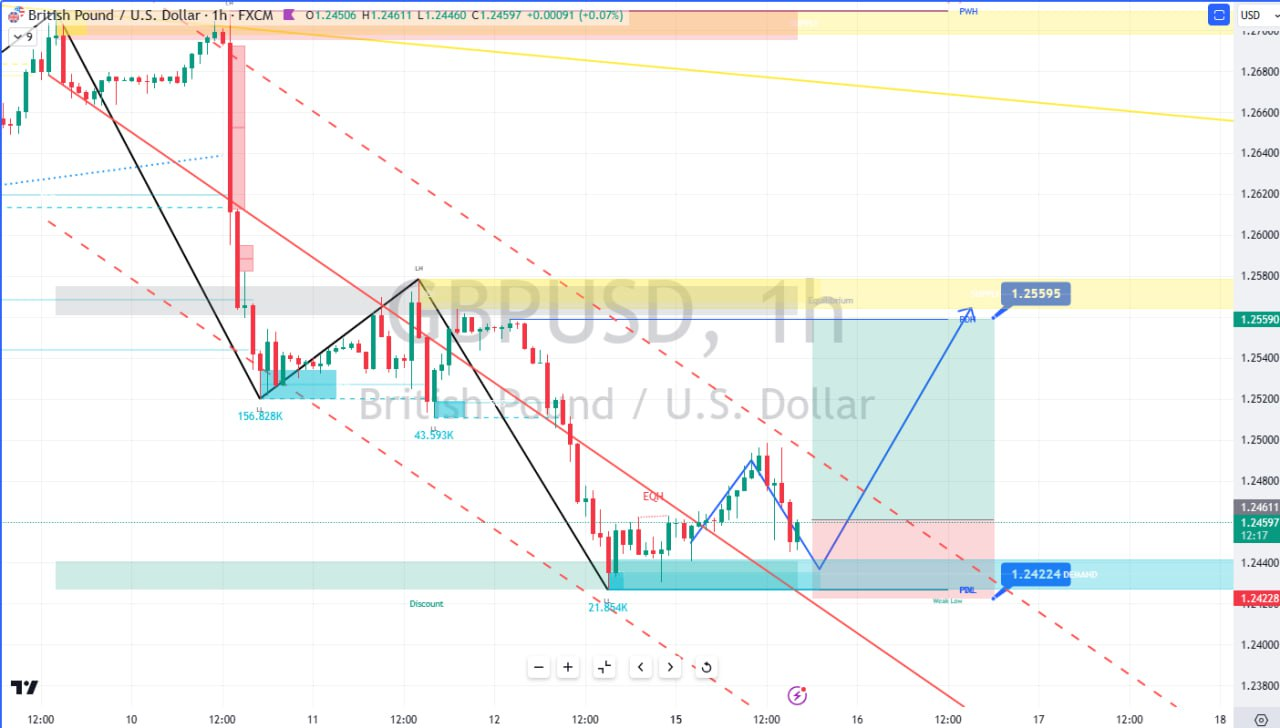
#> input picture longTest2.jpg, 1280 x 728 px
$ python simplefindShapesOnImage.py
#> lines starting #> are read from the running program, lines starting #| are printed output that depends on the picture; after the words box and inside, x2 and y2 are one past the last pixel; in counts of white or black regions, pixels touching at a corner belong together
import cv2
import numpy as np
import matplotlib.pyplot as plt
import uuid
import os
import string

def sanitize_filename(filename):
    """ Sanitize the string to be safe for filenames. """
    valid_chars = "-_.() %s%s" % (string.ascii_letters, string.digits)
    filename = ''.join(c for c in filename if c in valid_chars)
    return filename.strip()

def display_image(image, title='Original Image'):
    # Convert BGR images to RGB
    image_rgb = cv2.cvtColor(image, cv2.COLOR_BGR2RGB)

    plt.figure(figsize=(15, 5))

    plt.subplot(131)
    # plt.imshow(image)
    plt.imshow(image_rgb)
    plt.title(title)
    plt.axis('off')

    plt.show()

    sanitized_title = sanitize_filename(title)
    save_path='saved_images'
    # Generate a random filename and save the image
    random_filename = f"{sanitized_title}_{uuid.uuid4()}.png"
    full_path = os.path.join(save_path, random_filename)
    cv2.imwrite(full_path, image)  # Save the original BGR image

    print(f"Image saved as {full_path}")


def find_colors(image, target_colors, tolerances):
    # Ensure input is in list format for multiple colors
    if not isinstance(target_colors[0], (list, np.ndarray)):
        target_colors = [target_colors]

    # Initialize an empty mask
    combined_mask = np.zeros(image.shape[:2], dtype="uint8")

    for target_color, tolerance in zip(target_colors, tolerances):
        # Convert the target color to a numpy array
        target_color = np.array(target_color, dtype=np.uint8)

        # Calculate the lower and upper bounds of the color range
        lower_bound = target_color - tolerance
        upper_bound = target_color + tolerance

        # Clip the bounds to be within valid color range
        lower_bound = np.clip(lower_bound, 0, 255)
        upper_bound = np.clip(upper_bound, 0, 255)

        # Find the colors within the specified range
        mask = cv2.inRange(image, lower_bound, upper_bound)

        # Combine the masks
        combined_mask = cv2.bitwise_or(combined_mask, mask)

    # Optionally, apply the combined mask to get the result image
    result = cv2.bitwise_and(image, image, mask=combined_mask)

    return combined_mask, result

# Define your target colors and tolerances
target_colors_bgr = [
    [230, 234, 205],  # Average color of the upper half
    [219, 215, 247]   # Average color of the lower half
]

# Define a tolerance level for color matching
tolerances = [
    np.array([15, 15, 15]),  # Tolerance for the first color
    np.array([15, 15, 15])   # Tolerance for the second color
]

# Load the image where you want to find these colors
target_image = cv2.imread('longTest2.jpg')
#> target_image is the input picture: shape (728, 1280, 3); mean B, G, R 241.8, 243.6, 241.8
# target_image = cv2.imread('longTest.jpg')
# target_image = cv2.imread('shortTest.jpg')


# Find the colors in the image
combined_mask, result = find_colors(target_image, target_colors_bgr, tolerances)
#> the loop in find_colors, `for target_color, tolerance in zip(target_colors, tolerances):` made 2 passes
#> pass 1, in find_colors, `mask = cv2.inRange(image, lower_bound, upper_bound)`:
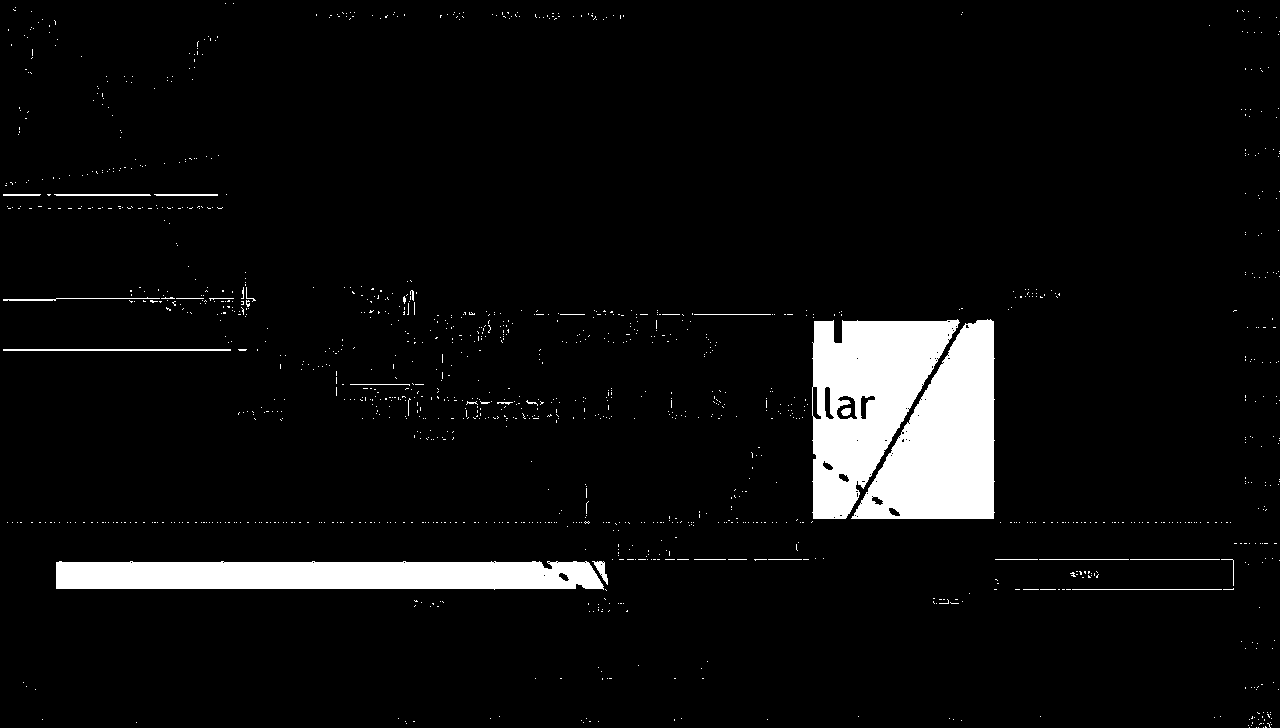
#> mask: shape (728, 1280); 5.7% white; 1317 white regions (1290 under 20 px), largest, box (x1, y1, x2, y2) and area: (812, 319, 960, 519) 16799, (851, 319, 995, 519) 16744, (56, 561, 604, 590) 14511

assert cv2.countNonZero(combined_mask) > 0, "The mask is completely black."
# Display the mask and result
# ... (you can use the display_image function here)
# display_image(target_image)
display_image(combined_mask, 'Mask')
# display_image(result, 'Result')

# Use morphological opening to remove noise: erosion followed by dilation
kernel = np.ones((5, 5), np.uint8)  # The size of the kernel affects the strength of the noise removal
cleaned_mask = cv2.morphologyEx(combined_mask, cv2.MORPH_OPEN, kernel)
#> cleaned_mask: shape (728, 1280); 5.9% white; 11 white regions, largest, box (x1, y1, x2, y2) and area: (856, 320, 994, 519) 16585, (813, 320, 958, 519) 16571, (56, 562, 603, 589) 14462

# Use morphological closing to close small holes: dilation followed by erosion
cleaned_mask = cv2.morphologyEx(cleaned_mask, cv2.MORPH_CLOSE, kernel)
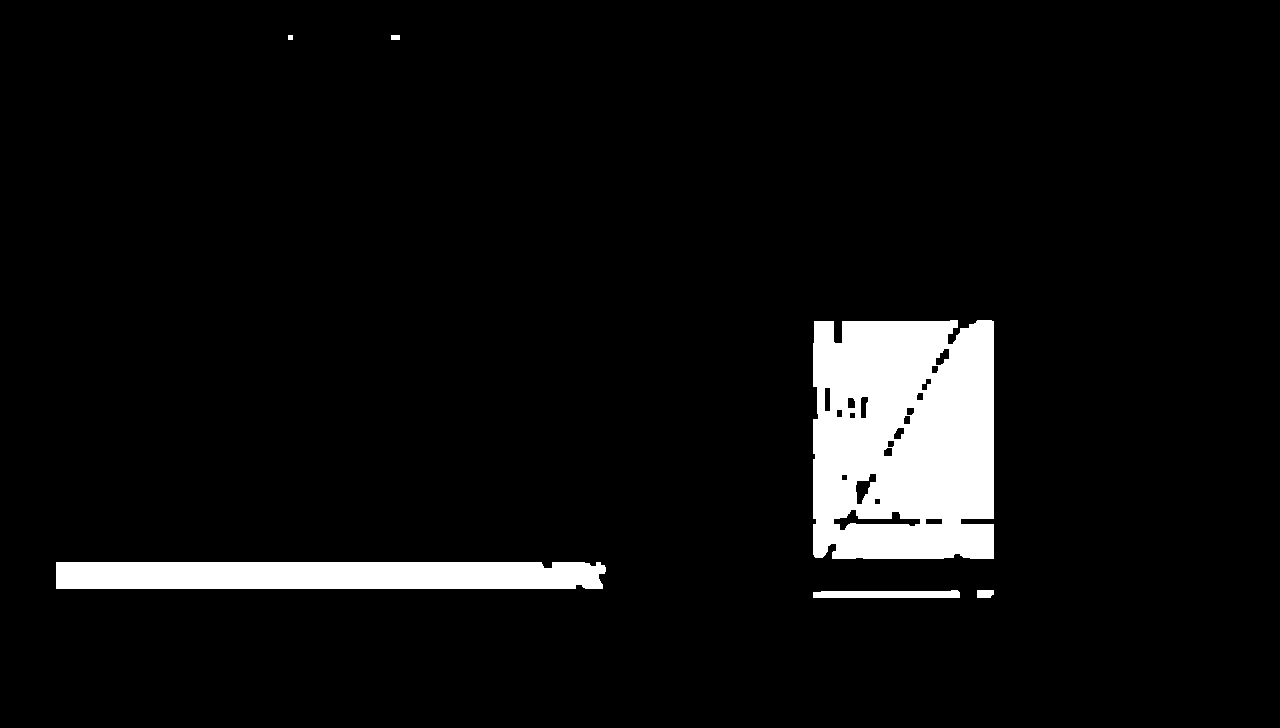
#> cleaned_mask: shape (728, 1280); 6% white; 6 white regions

contours, _ = cv2.findContours(cleaned_mask, cv2.RETR_EXTERNAL, cv2.CHAIN_APPROX_SIMPLE)
#> contours = 6 contours, 1 with area under 20; largest, box (x1, y1, x2, y2) and area: (813, 320, 994, 559) 41674, (56, 562, 606, 589) 14061, (813, 590, 960, 598) 875, (977, 590, 994, 598) 105, (391, 35, 400, 40) 32
# for i, contour in enumerate(contours):
    # print(f"Contour #{i}: {contour}")

# Optionally, draw the contours over the image to visualize them
# contour_image = target_image.copy()
# cv2.drawContours(contour_image, contours, -1, (0, 255, 0), 3)  # Draw in green

# # display_image(contour_image, 'Contours')

# Initialize an image with black background
shape_image = np.zeros_like(target_image)


# # Fill the contours with the color of the mask
# for contour in contours:
#     # Create a mask for the current contour
#     contour_mask = np.zeros_like(combined_mask)  # Make sure the mask is the same size as the combined_mask
#     cv2.drawContours(contour_mask, [contour], -1, 255, -1)  # Draw the contour in white

#     # Get the mean color of the contour from the original image using the contour mask
#     mean_val = cv2.mean(target_image, mask=contour_mask)
#     mean_color = (int(mean_val[0]), int(mean_val[1]), int(mean_val[2]))

#     # Fill the contour with the mean color on the shape image
#     cv2.drawContours(shape_image, [contour], -1, mean_color, -1)


# # Display the new image
# display_image(shape_image, 'Shape Image')

debug_image = target_image.copy()

# Draw each contour with a unique color and label
for i, contour in enumerate(contours):
    # Random color
    color = np.random.randint(0, 255, size=(3,)).tolist()
    cv2.drawContours(debug_image, [contour], -1, color, 3)

    # Label contours
    x, y, w, h = cv2.boundingRect(contour)
    cv2.putText(debug_image, f"#{i}", (x, y - 10), cv2.FONT_HERSHEY_SIMPLEX, 0.8, color, 2)
#> this loop made 6 passes
#> (color, x, y, w, h) on passes 1 to 4: ([172, 47, 117], 977, 590, 17, 8), ([192, 67, 251], 813, 590, 147, 8), ([195, 103, 9], 56, 562, 550, 27), ([211, 21, 242], 813, 320, 181, 239)
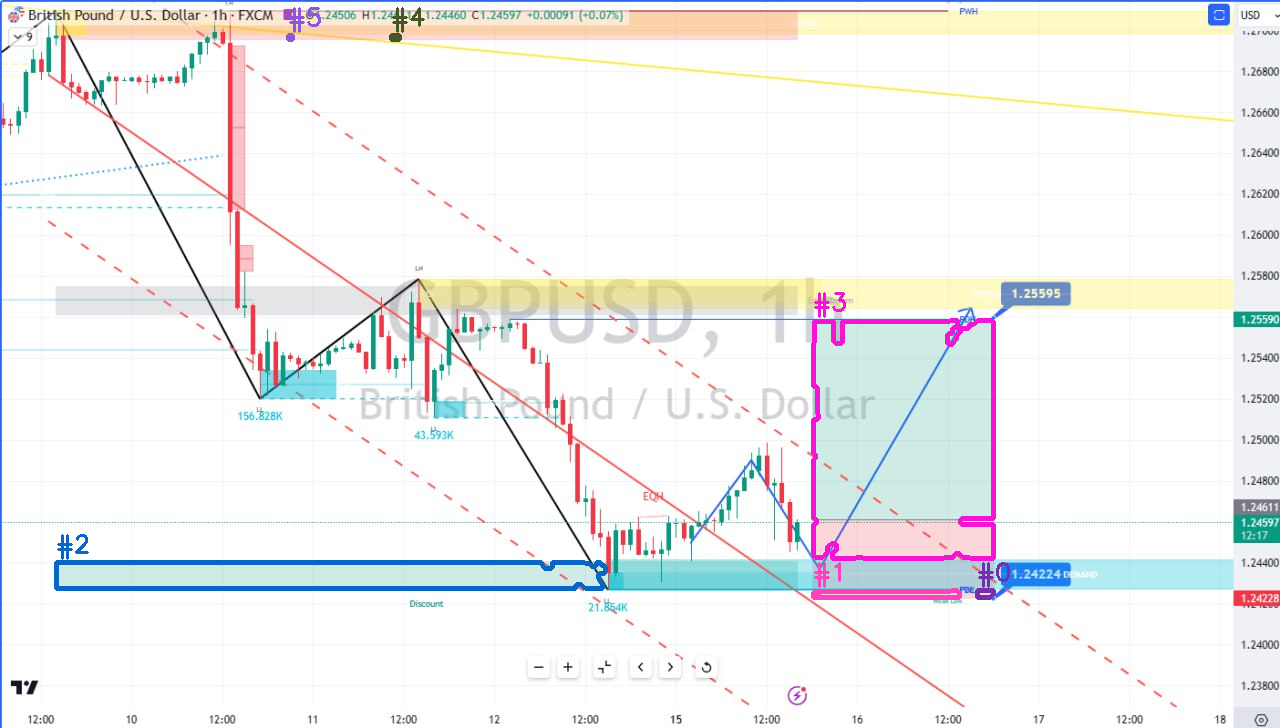
#> debug_image: shape (728, 1280, 3); 1.57% of pixels changed, all inside (x1, y1, x2, y2) = (54, 7, 1010, 600)

# Display the image with labeled contours
display_image(debug_image, 'Debug Contours')

# Now fill contours and show the result
shape_image = np.zeros_like(target_image)
for contour in sorted(contours, key=cv2.contourArea, reverse=True):  # Draw larger contours first
    mask = np.zeros_like(combined_mask)
    cv2.drawContours(mask, [contour], -1, 255, -1)
    mean_val = cv2.mean(target_image, mask=mask)
    mean_color = (int(mean_val[0]), int(mean_val[1]), int(mean_val[2]))
    cv2.drawContours(shape_image, [contour], -1, mean_color, -1)
#> this loop made 6 passes
#> (mean_val, mean_color) on passes 1 to 4: ((226.3, 228.9, 210.1, 0), (226, 228, 210)), ((228.7, 234.2, 206.1, 0), (228, 234, 206)), ((218.7, 215.8, 247.3, 0), (218, 215, 247)), ((220.1, 216, 248.8, 0), (220, 215, 248))
#> mask: shape (728, 1280); 0% white; 1 white region, box (x1, y1, x2, y2) and area: (288, 35, 293, 40) 25
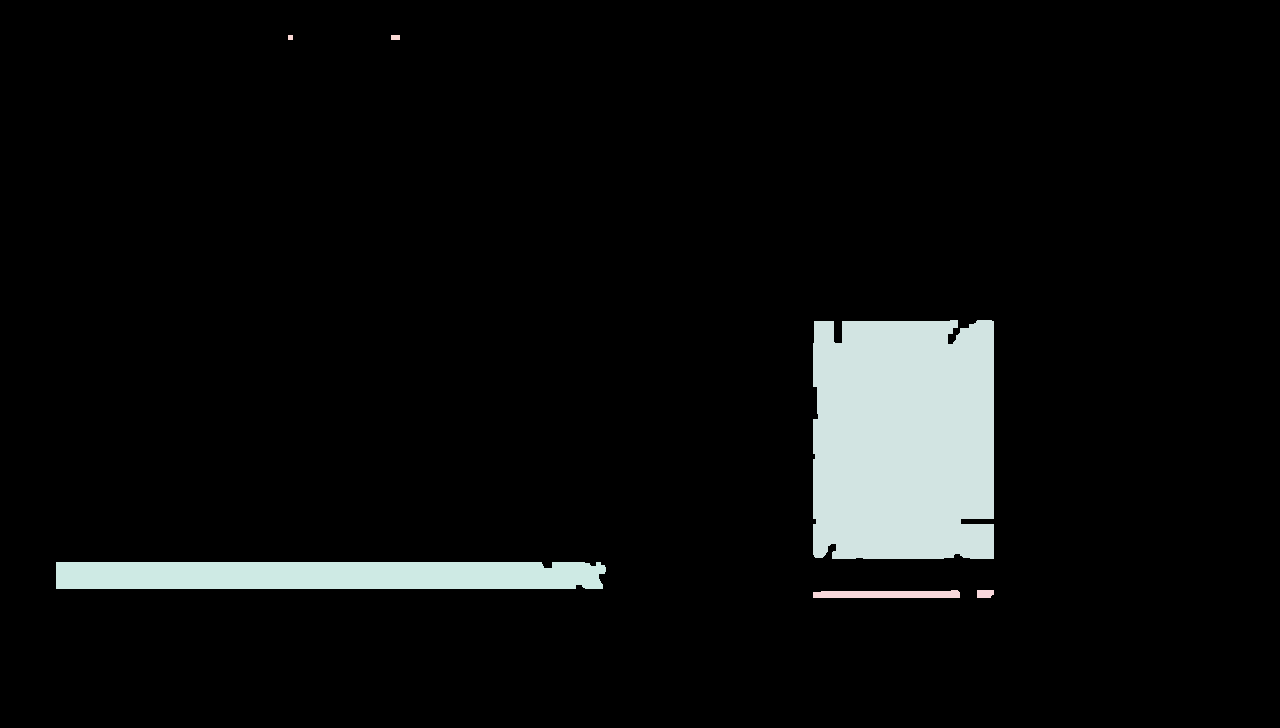
#> shape_image: shape (728, 1280, 3); mean B, G, R 14.1, 14.3, 13.1

# Display the shape image
display_image(shape_image, 'Shape Image')


# Initialize a black image
labeled_image = np.zeros_like(target_image)

# Iterate over all the contours
for i, contour in enumerate(contours):
    # Create a mask for the current contour
    contour_mask = np.zeros_like(combined_mask)
    cv2.drawContours(contour_mask, [contour], -1, 255, -1)

    # Get the mean color of the contour from the original image using the contour mask
    mean_val = cv2.mean(target_image, mask=contour_mask)

    # Get the bounding box of the contour
    x, y, w, h = cv2.boundingRect(contour)

    # Identify if the contour is red or green based on mean color values
    label = "Green" if mean_val[1] > mean_val[2] else "Red"
    label += f"[{i}]"

    # Calculate the position to put the label (roughly at the center of the box)
    label_position = (x + w // 2, y + h // 2)

    # Draw the bounding box on the image
    color = (0, 255, 0) if "Green" in label else (0, 0, 255)
    cv2.rectangle(labeled_image, (x, y), (x + w, y + h), color, 2)

    # Draw the label in white for visibility
    cv2.putText(labeled_image, label, label_position, cv2.FONT_HERSHEY_SIMPLEX,
                0.5, (255, 255, 255), 1)
#> this loop made 6 passes
#> (mean_val, x, y, w, h, label, label_position, color) on passes 1 to 4: ((220.1, 216, 248.8, 0), 977, 590, 17, 8, 'Red[0]', (985, 594), (0, 0, 255)), ((218.7, 215.8, 247.3, 0), 813, 590, 147, 8, 'Red[1]', (886, 594), (0, 0, 255)), ((228.7, 234.2, 206.1, 0), 56, 562, 550, 27, 'Green[2]', (331, 575), (0, 255, 0)), ((226.3, 228.9, 210.1, 0), 813, 320, 181, 239, 'Green[3]', (903, 439), (0, 255, 0))

# Display the labeled image
display_image(labeled_image, 'Labeled Contours on Black Background')

# Initialize a black image
filtered_image = np.zeros_like(target_image)

# Tolerance for width difference in pixels
width_tolerance = 10

# Contour pairs that match the criteria
matching_pairs = []

# Iterate over all the contours to find matching pairs
for i, contour_a in enumerate(contours):
    x_a, y_a, w_a, h_a = cv2.boundingRect(contour_a)

    for j, contour_b in enumerate(contours):
        # Avoid comparing the same contour
        if i == j:
            continue

        x_b, y_b, w_b, h_b = cv2.boundingRect(contour_b)

        # Check if contours a and b have similar widths and one is above the other
        if abs(w_a - w_b) <= width_tolerance:
            # Check if contour_a is above contour_b
            if y_a + h_a < y_b:
                matching_pairs.append((contour_a, contour_b))
            # Or if contour_b is above contour_a
            elif y_b + h_b < y_a:
                matching_pairs.append((contour_b, contour_a))
#> this loop made 6 passes
#> (x_a, y_a, w_a, h_a) on passes 1 to 4: (977, 590, 17, 8), (813, 590, 147, 8), (56, 562, 550, 27), (813, 320, 181, 239)
#> after the loop, matching_pairs = 2 items

# Draw the matching pairs onto the filtered image
for pair in matching_pairs:
    for contour in pair:
        # Get the mean color to determine if it's red or green
        mask = np.zeros_like(combined_mask)
        cv2.drawContours(mask, [contour], -1, 255, -1)
        mean_val = cv2.mean(target_image, mask=mask)
        color = (0, 255, 0) if mean_val[1] > mean_val[2] else (0, 0, 255)

        # Draw the contour
        cv2.drawContours(filtered_image, [contour], -1, color, thickness=cv2.FILLED)
#> this loop made 2 passes
#> mask: shape (728, 1280); 0.01% white; 1 white region, box (x1, y1, x2, y2) and area: (977, 590, 994, 598) 128

# Display the filtered image with only the appropriate boxes
display_image(filtered_image, 'Filtered Contours')
